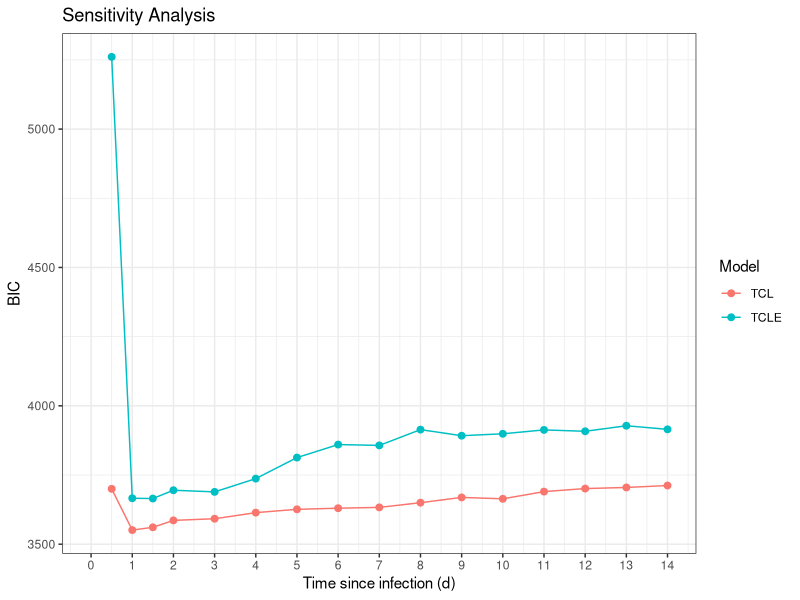

Source code (R):
############set working directory
setwd("/home/akosua/Documents/Model_evaluation/SARS_CoV-2_viral_dynamic_models_comparison/Neant_et_al_2021/Neant_TCL_TCLE_sensitivity_analysis/")
library(ggplot2)
library(scales)
library(deSolve)
##### Read in data ########
dat <- read.csv("Neant_TCL_TCLE_sensitivity_analysis_BIC.csv", h = TRUE)

pl.1 <- ggplot() + 
  theme_bw() +
  labs(x = "Time since infection (d)", y = "BIC",
       title = "Sensitivity Analysis") +
  geom_point(aes(x = Day, y = BIC, group = Model, colour = Model) , data = dat, cex = 2) + 
  geom_line(aes(x = Day, y = BIC, group = Model, colour = Model), data = dat) + 
  scale_x_continuous(limits = c(0, 14), breaks = c(seq(0, 14, 1)))
geom_smooth() 
facet_wrap(~ NULL)
pdf("Neant_TCL_TCLE_Sensitivity_Analysis",width = 6, height = 4)
pl.1
dev.off() 
